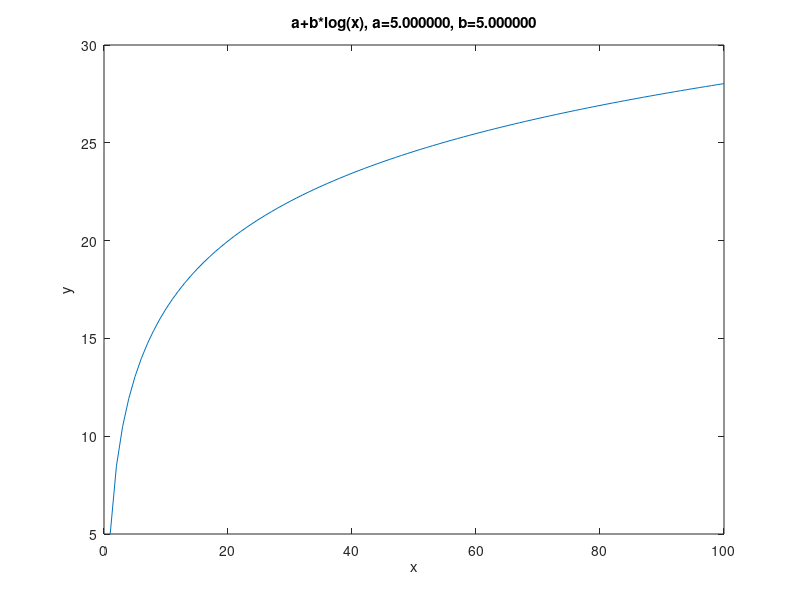
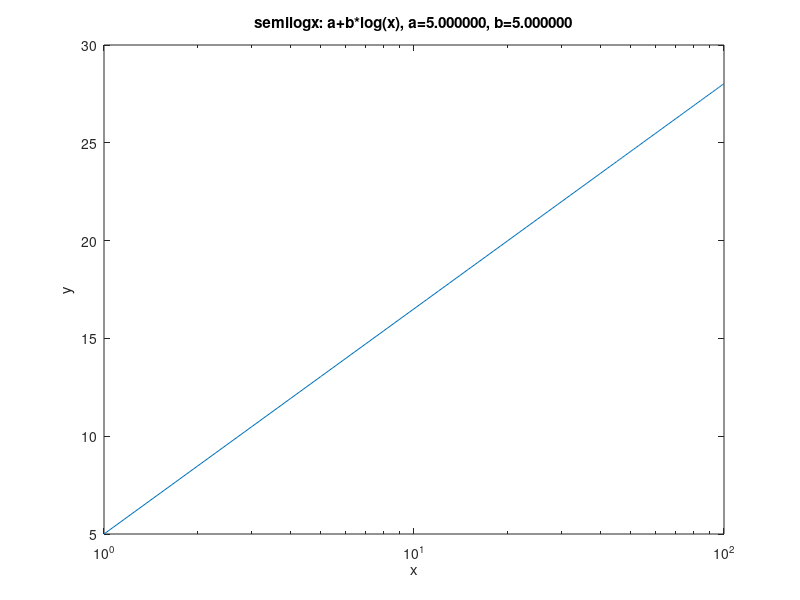
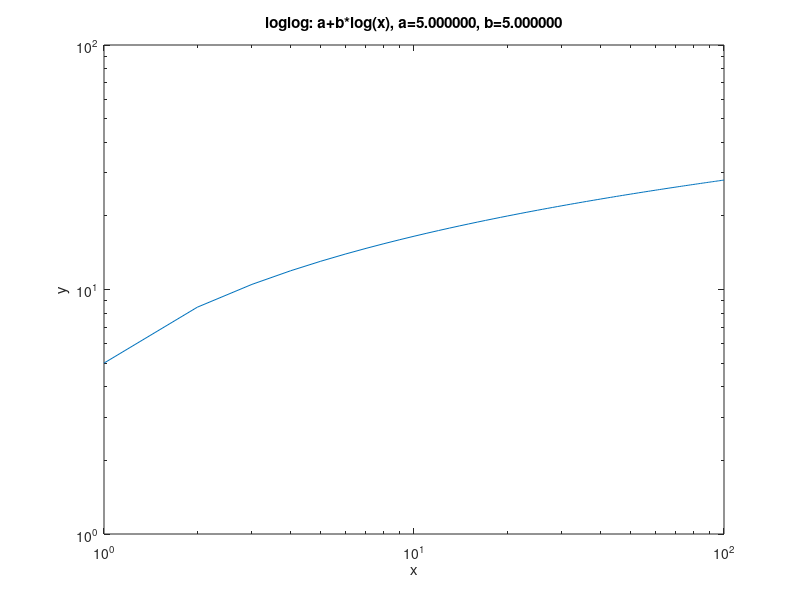

Write MATLAB code to recreate these figures, in order. (Note: this script raises an error after producing the figures.)
% start with some curves
x=1:100;
for a=5
    for b=5
        y1=a+b*log(x);
        figure
        plot(x,y1);
        myTitle = sprintf('a+b*log(x), a=%f, b=%f', a,b);
        title(myTitle);
        xlabel('x');
        ylabel('y');
        
        figure
        semilogx(x,y1); % straight
        myTitle = sprintf('semilogx: a+b*log(x), a=%f, b=%f', a,b); 
        title(myTitle);
        xlabel('x');
        ylabel('y');
        
        figure
        loglog(x,y1);
        myTitle = sprintf('loglog: a+b*log(x), a=%f, b=%f', a,b);
        title(myTitle);
        xlabel('x');
        ylabel('y');
        
%         y2=1-a*exp(-1.*x/b); % SHAPE FOR 1702 PEAK TIME SERIES
%         figure
%         plot(x,y2);
%         myTitle = sprintf('y=1-a*exp(-x/b), a=%f, b=%f', a,b);
%         title(myTitle);
%         xlabel('x');
%         ylabel('y');
    end
end

% now play with y1 and y2 and try to fit them to a model
%result1 = curveFitting(x, 0, y1, 1, [0.01 0.01]);
%result2 = curveFitting(x, 0, y2, 2, [0.01 0.01]);

% see which starting points work to find the correct coeffs a and b
result3 = curveFitting(x, 0, y1, 1, [1 5]); % no
pause(1);
% result3 = curveFitting(x, 0, y1, 1, [0.05 0.05]); % no
% pause(1);
% result3 = curveFitting(x, 0, y1, 1, [0.07 0.07]); % yes
% pause(1);
% result3 = curveFitting(x, 0, y1, 1, [0.1 0.1]); % yes
% pause(1);
% result3 = curveFitting(x, 0, y1, 1, [1.0 0.01]); % no
% pause(1);
% result3 = curveFitting(x, 0, y1, 1, [1.0 1.0]); % yes
% pause(1);
% % give it first point of dataset
% result3 = curveFitting(x, 0, y1, 1, [1.0 4.0937]); % yes
% pause(1);

%result4 = curveFitting(x, 0, y2, 1, [0.01 0.01]);
%pause(1);

function j = curveFitting(t, offset, y, model, startPoint)

    xCurve = (t-offset)';
    yCurve = y';
    myfittype=fittype('a +b*log(x)',...
    'dependent', {'y'}, 'independent',{'x'},...
    'coefficients', {'a','b'});
    f0=fit(xCurve,yCurve,myfittype,'StartPoint',startPoint);

%     xCurve = (t-offset)';
%     yCurve = y';
%     % xCurve and yCurve are both nx1 row-column form 
%     % StartPoint wants 2 points for this type of fit
%     f0 = fit(xCurve,yCurve,g,'StartPoint',startPoint);
% 
    % set the range to draw the exponential curve
    numRows = size(xCurve,1);
    startXX = xCurve(1);
    finishXX = xCurve(numRows);
    xx = linspace(startXX, finishXX, numRows);
    figure
    semilogx(xCurve,yCurve,'o',xx,f0(xx));
    myTitle = sprintf('use start point [%f %f]', startPoint);
    title(myTitle);
    fprintf('a=%f, b=%f\n', f0.a, f0.b);
    j = f0;
end